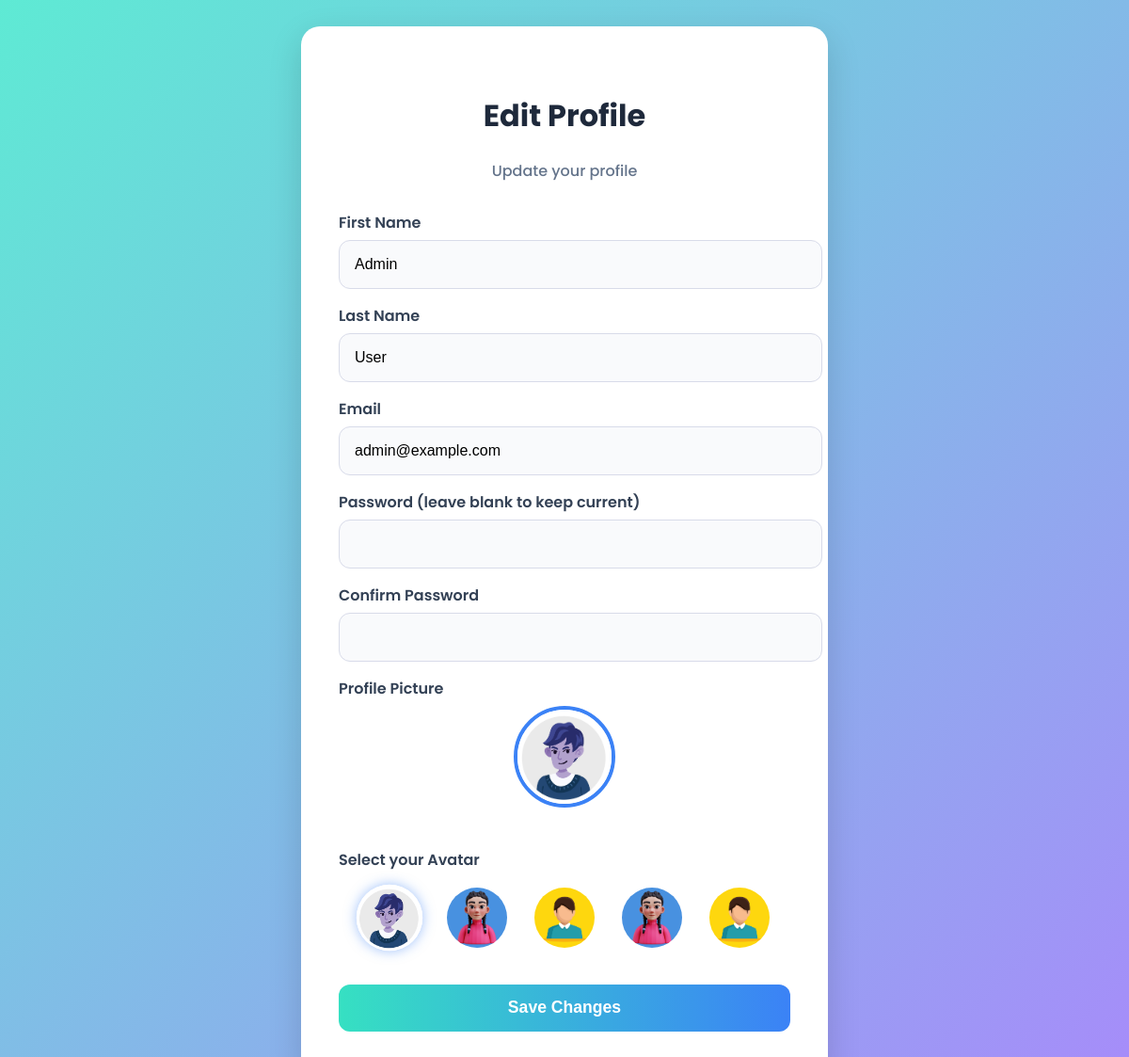
The app's page /register.php (signed in) with its own data.
### tables this page shows
CREATE TABLE `users` (
  `id` int(11) NOT NULL,
  `first_name` varchar(50) DEFAULT NULL,
  `last_name` varchar(50) DEFAULT NULL,
  `email` varchar(100) NOT NULL,
  `password_hash` varchar(255) NOT NULL,
  `role` enum('user','admin') DEFAULT 'user',
  `created_at` timestamp NOT NULL DEFAULT current_timestamp(),
  `profile_pic` varchar(255) DEFAULT NULL
);

### register.php (the view, shortened to what this page needs)
<?php
require_once 'config.php';
$avatars = [
    'avatars/avatar1.jpg',
    'avatars/avatar2.jpg',
    'avatars/avatar3.jpg',
    'avatars/avatar4.jpg',
    'avatars/avatar5.jpg',
];
$userId = $_SESSION['user_id'] ?? null;
if ($userId) {
    $stmt = $pdo->prepare("SELECT profile_pic, first_name, last_name, email FROM users WHERE id = ?");
    $stmt->execute([$userId]);
    $userData = $stmt->fetch(PDO::FETCH_ASSOC);
}
$currentAvatar = $_POST['avatar'] ?? $userData['profile_pic'] ?? $avatars[0];
?>
<!DOCTYPE html>
<html lang="en">
<head>
</head>
<body>
<div class="card">
    <h1><?= $userId ? 'Edit Profile' : 'Create Account' ?></h1>
    <h4><?= $userId ? 'Update your profile' : 'Join and manage your group expenses easily' ?></h4>
    <form method="POST" action="">
        <div class="form-group">
            <label>First Name</label>
            <input type="text" name="first_name" value="<?= htmlspecialchars($_POST['first_name'] ?? $userData['first_name'] ?? '') ?>" required />
        </div>
        <div class="form-group">
            <label>Last Name</label>
            <input type="text" name="last_name" value="<?= htmlspecialchars($_POST['last_name'] ?? $userData['last_name'] ?? '') ?>" required />
        </div>
        <div class="form-group">
            <label>Email</label>
            <input type="email" name="email" value="<?= htmlspecialchars($_POST['email'] ?? $userData['email'] ?? '') ?>" required />
        </div>
        <div class="form-group">
            <label>Password <?= $userId ? '(leave blank to keep current)' : '' ?></label>
            <input type="password" name="password" />
        </div>
        <div class="form-group">
            <label>Confirm Password</label>
            <input type="password" name="confirm_password" />
        </div>
        <div class="form-group">
            <label>Profile Picture</label>
            <div class="avatar-preview">
                <img id="selectedAvatar" src="<?= htmlspecialchars($currentAvatar) ?>" alt="Selected Avatar">
            </div>
        </div>
        <div class="form-group">
            <label>Select your Avatar</label>
            <div class="avatar-selection">
                <?php foreach($avatars as $avatar): ?>
                    <label class="avatar-label">
                        <img src="<?= htmlspecialchars($avatar) ?>" alt="Avatar" />
                    </label>
                <?php endforeach; ?>
            </div>
        </div>
        <button type="submit" class="btn"><?= $userId ? 'Save Changes' : 'Register' ?></button>
    </form>
</div>
</body>
</html>

### register.php (style rules this page uses)
body { min-height:100vh; display:flex; justify-content:center; align-items:center; font-family:"Poppins",sans-serif; background:linear-gradient(135deg,#5eead4 0%,#a78bfa 100%); padding:20px; }
.card { width:480px; max-width:95%; background:#fff; border-radius:20px; padding:50px 40px; box-shadow:0 12px 35px rgba(0,0,0,0.15); text-align:center; }
h1 { font-size:2rem; font-weight:700; margin-bottom:10px; color:#1e293b; }
h4 { font-size:1rem; font-weight:500; margin-bottom:30px; color:#64748b; }
form { display:flex; flex-direction:column; gap:16px; text-align:left; }
.form-group label { font-weight:600; display:block; margin-bottom:6px; color:#334155; }
input[type="text"], input[type="email"], input[type="password"] { width:100%; height:50px; padding:0 16px; font-size:1rem; border:1.5px solid #d8dbe9; border-radius:12px; background:#f9fafc; transition:0.2s; }
.avatar-preview { margin-bottom:20px; text-align:center; }
.avatar-preview img { width:100px; height:100px; border-radius:50%; object-fit:cover; border:4px solid #3b82f6; transition:0.3s; }
.avatar-selection { display:flex; flex-wrap:wrap; gap:15px; justify-content:center; margin-top:10px; }
.avatar-label { cursor:pointer; border:3px solid transparent; padding:4px; border-radius:50%; transition:all 0.25s; }
.avatar-label img { width:64px; height:64px; border-radius:50%; object-fit:cover; display:block; transition:0.25s; }
.avatar-label input[type="radio"]:checked + img { border-color:#3b82f6; transform:scale(1.1); box-shadow:0 0 12px rgba(59,130,246,0.5); }
.btn { width:100%; height:50px; border:none; border-radius:12px; font-size:1.1rem; font-weight:700; color:#fff; cursor:pointer; background:linear-gradient(90deg,#36e0c2,#3b82f6); transition:0.25s; margin-top:10px; }

### records on screen
users: first_name "Admin", last_name "User", email "admin@example.com"
